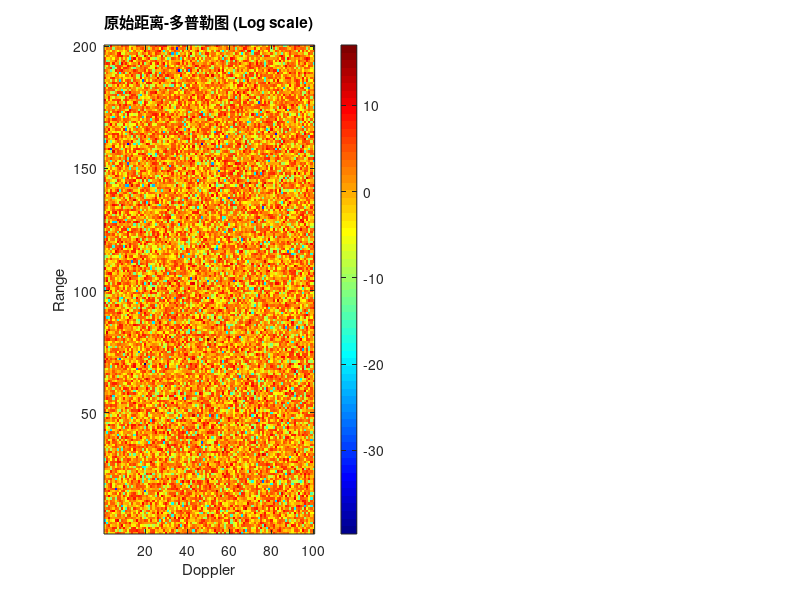

Here is the MATLAB script that generated this plot: (Note: this script raises an error after producing the figure.)
clc; clear; close all;   

%% 1. 生成模拟的距离-多普勒数据 (Range-Doppler Map)
% 这里的尺寸是 200x100，背景是高斯白噪声
Nr = 200; % 距离单元数
Nd = 100; % 多普勒单元数
RDM = abs(randn(Nr, Nd) + 1i*randn(Nr, Nd)).^2; % 能量矩阵(平方律检波)

% 添加几个模拟目标 (信噪比 SNR 不同)
% 目标1: 强目标
RDM(80, 50) = 50; 
% 目标2: 弱目标
RDM(120, 30) = 15;
% 目标3: 临近目标 (测试保护单元)
RDM(80, 53) = 40; 

%% 2. 2D CA-CFAR 参数设置
Pfa = 1e-6;      % 虚警概率 (False Alarm Probability)
Tr = 8;          % 距离维训练单元数 (单侧) Training Cells
Td = 4;          % 多普勒维训练单元数 (单侧)
Gr = 2;          % 距离维保护单元数 (单侧) Guard Cells
Gd = 2;          % 多普勒维保护单元数 (单侧)

%% 3. 构建 CFAR 卷积掩码 (Kernel)
% 掩码就像一个“甜甜圈”：
% 中间是 0 (忽略 CUT 和 保护单元)
% 外圈是 1 (训练单元，用来计算平均值)

% 完整窗口的大小
winSizeR = 2*Tr + 2*Gr + 1;
winSizeD = 2*Td + 2*Gd + 1;

% 初始化全1矩阵
mask = ones(winSizeR, winSizeD); 

% 计算保护区域的索引范围
guardStartR = Tr + 1;
guardEndR   = Tr + 2*Gr + 1;
guardStartD = Td + 1;
guardEndD   = Td + 2*Gd + 1;

% 将包含 CUT 和保护单元的中心区域置为 0
mask(guardStartR:guardEndR, guardStartD:guardEndD) = 0;

% 归一化掩码（这点很重要，相当于直接求平均值）
numTrainCells = sum(mask(:)); % 训练单元的总个数
mask = mask / numTrainCells; 

%% 4. 执行 CA-CFAR 检测
% 计算门限因子 Alpha
% 对于平方律检波 CA-CFAR，Alpha 计算公式如下：
alpha = numTrainCells * (Pfa^(-1/numTrainCells) - 1); 

% 1. 计算每一个点周围的噪声平均功率 (Noise Floor)
% 使用二维卷积快速实现滑窗均值计算
noiseMap = conv2(RDM, mask, 'same'); 

% 2. 计算最终的检测门限
thresholdMap = noiseMap * alpha;

% 3. 比较：信号 > 门限 ?
detectionMap = (RDM > thresholdMap);

% 4. 去除边缘效应 (因为卷积在边缘处计算不准)
edgeR = Tr + Gr;
edgeD = Td + Gd;
detectionMap(1:edgeR, :) = 0; detectionMap(end-edgeR:end, :) = 0;
detectionMap(:, 1:edgeD) = 0; detectionMap(:, end-edgeD:end) = 0;

%% 5. 结果提取与绘图
[detR, detD] = find(detectionMap); % 提取检测到的坐标

% --- 绘图 ---
figure('Position', [100, 100, 1000, 400]);

% 原始 RDM 图
subplot(1, 2, 1);
imagesc(10*log10(RDM)); 
axis xy; colormap('jet'); colorbar;
title('原始距离-多普勒图 (Log scale)');
xlabel('Doppler'); ylabel('Range');
clim([0 20]); % 限制颜色范围以便看清噪声

% CFAR 检测结果图
subplot(1, 2, 2);
imagesc(detectionMap); 
axis xy; colormap('gray'); 
title(['CA-CFAR 检测结果 (Pfa=', num2str(Pfa), ')']);
xlabel('Doppler'); ylabel('Range');

% 在结果图上标出中心点（可选）
hold on;
plot(detD, detR, 'rs', 'MarkerSize', 8, 'LineWidth', 1.5);
legend('检测点');

fprintf('检测到目标点数量: %d\n', length(detR));
